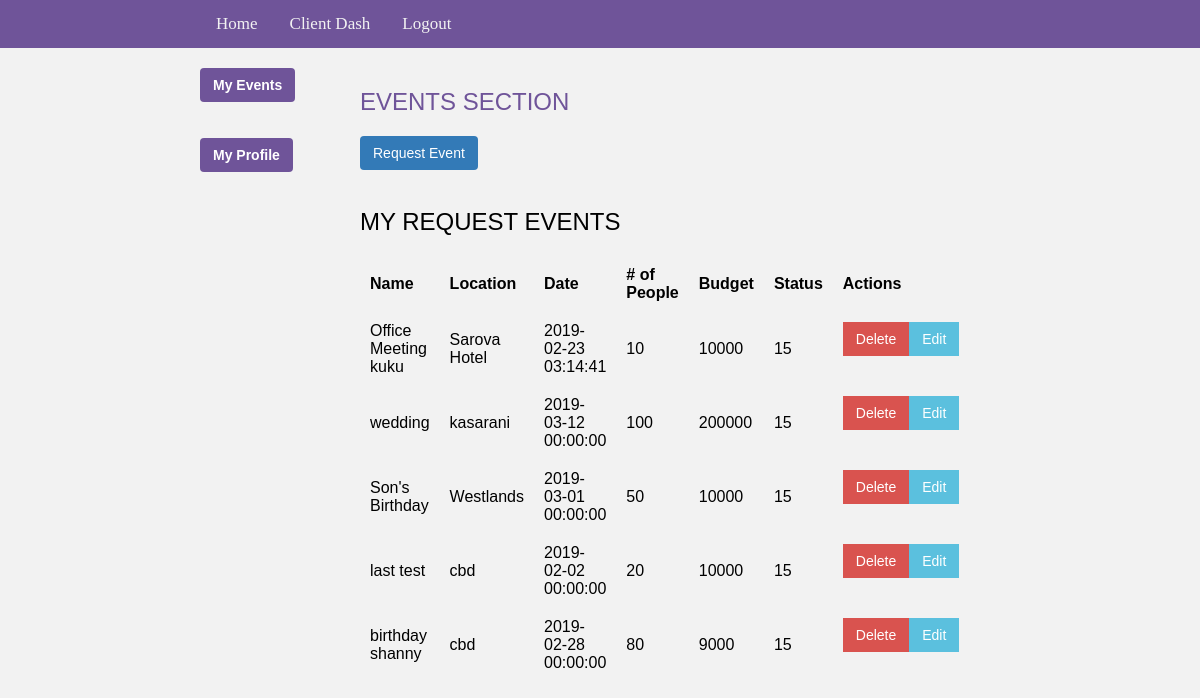
Screenshot of /client/client_page.php (signed in) with the database file from the repository.
### tables this page shows
CREATE TABLE `events` (
  `id` int(11) NOT NULL AUTO_INCREMENT,
  `name` varchar(100) DEFAULT NULL,
  `location` varchar(100) DEFAULT NULL,
  `date` datetime DEFAULT NULL,
  `people_count` int(11) DEFAULT NULL,
  `total_cost` varchar(100) DEFAULT NULL,
  `user_id` int(11) DEFAULT NULL,
  `created_at` timestamp NULL DEFAULT NULL,
  `updated_at` timestamp NULL DEFAULT NULL,
  `deleted_at` timestamp NULL DEFAULT NULL,
  `status` int(11) DEFAULT NULL,
  PRIMARY KEY (`id`),
  KEY `fk_events_users1_idx` (`user_id`),
  KEY `fk_events_events_status1_idx` (`status`),
  CONSTRAINT `fk_events_events_status1` FOREIGN KEY (`status`) REFERENCES `events_status` (`id`) ON DELETE CASCADE ON UPDATE CASCADE,
  CONSTRAINT `fk_events_users1` FOREIGN KEY (`user_id`) REFERENCES `users` (`id`) ON DELETE CASCADE ON UPDATE CASCADE
);

### client/events.php (the view, shortened to what this page needs)
<?php
require_once('../backend/connect.php');
$user_id = $_SESSION['id'];
$sql = "SELECT * FROM events WHERE user_id = '$user_id' AND deleted_at IS NULL OR deleted_at = ''";
$data = mysqli_query($conn, $sql);
?>
<div class="events-content">
    <h2>My Request Events</h2>
    <table style="width:100%">
        <tr>
            <th class="">Name</th>
            <th class="">Location</th>
            <th class="">Date</th>
            <th class=""># of People</th>
            <th class="">Budget</th>
            <th class="">Status</th>
            <th class="">Actions</th>
        </tr>
        <?php while ($array = mysqli_fetch_row($data)) { ?>
            <tr>
                <td class=""><?php echo $array[1]; ?></td>
                <td class=""><?php echo $array[2]; ?></td>
                <td class=""><?php echo $array[3]; ?></td>
                <td class=""><?php echo $array[4]; ?></td>
                <td class=""><?php echo $array[5]; ?></td>
                <td class=""><?php echo $array[6]; ?></td>
                <td class=" action-btns">
                    <form action="client_page.php" method="post">
                        <button class="btn btn-delete">Delete</button>
                    </form>
                    <form action="client_page.php" method="post">
                        <button class="btn btn-edit">Edit</button>
                    </form>
                </td>
            </tr>
        <?php }; ?>
    </table>
</div>

### client/client_page.php (shortened to what this page needs)
<?php
require_once('../backend/connect.php');
$active_page = 'events';
$form_active = $edit_profile = $edit_password = $delete_account = false;
?>
<!DOCTYPE html>
<html>
<head>
    <link rel="stylesheet" href="../styles/main.css">
</head>
<body>
<div class="topnav">
    <div class="container">
        <a href="../index.php">Home</a>
        <?php if ((isset($_SESSION["loggedin"]) || $_SESSION["loggedin"] === true) && $_SESSION['user_type'] == 2)
            echo '<a href="../client/client_page.php">Client Dash</a>'
        ?>
        <?php if (isset($_SESSION["loggedin"]) || $_SESSION["loggedin"] === true)
            echo '<a href="../auth/logout.php">Logout</a>'
        ?>
    </div>
</div>
<div class="container">
    <div class="dash-body">
        <div class="side-menu">
            <div id="mySidenav" class="sidenav">
                <form action="client_page.php" method="post">
                    <button class="btn btn-menu-side" type="submit">My Events</button>
                </form>
                <br>
                <br>
                <form action="client_page.php" method="post">
                    <button class="btn btn-menu-side" type="submit">My Profile</button>
                </form>
            </div>
        </div>
        <div class="main-content">
            <?php
            if ($active_page == 'events') {
                ?>
                <h2>Events Section</h2>
                <?php if (!$form_active) { ?>
                    <form action="client_page.php" method="post">
                        <button class="btn btn-primary" type="submit">Request Event</button>
                    </form>
                <?php } ?>
                <br>
                <?php
                include 'events.php';
            } elseif ($active_page == 'profile') {
                include 'profile.php';
            }
            ?>
        </div>
    </div>
</div>
</body>
</html>

### styles/main.css (style rules this page uses)
body { margin: 0; width: 100%; height: 100%; min-height: calc(100% - 48px); background: #f2f2f2; color: #6f5499; }
* { box-sizing: border-box; }
h1, h2, h3, h4, h5, h6 { font-family: 'Unica One', sans-serif; font-weight: 300; text-transform: uppercase; }
.topnav { background-color: #6f5499; overflow: hidden; }
.btn-primary { color: #fff; background-color: #337ab7; border-color: #2e6da4; }
.btn-delete { color: #fff; background-color: #d9534f; border-color: #d43f3a; }
.btn-edit { color: #fff; background-color: #5bc0de; border-color: #46b8da; }
.btn { display: inline-block; padding: 6px 12px; margin-bottom: 0; font-size: 14px; font-weight: 400; line-height: 1.42857143; text-align: center; white-space: nowrap; vertical-align: middle; -ms-touch-action: manipulation; touch-action: manipulation; cursor: pointer; -webkit-user-select: none; -moz-user-select: none; -ms-user-select: none; user-select: none; background-image: none; border: 1px solid transparent; border-radius: 4px; }
.action-btns { display: flex; }
.action-btns button { border-radius: 0; }
.topnav a { float: left; color: #f2f2f2; text-align: center; padding: 14px 16px; text-decoration: none; font-size: 17px; }
.container { padding-left: 200px; padding-right: 200px; }
.dash-body { display: flex; margin-top: 20px; }
.dash-body .side-menu { width: 20%; }
.dash-body .main-content { width: 70%; }
.sidenav { position: fixed; overflow-x: hidden; }
.btn-menu-side { background: #6f5499; color: white; font-weight: 700; }
.events-content { color: #000; }
table { font-family: arial, sans-serif; border-collapse: collapse; width: 100%; color: black; }
td, th { text-align: left; padding: 10px; }

### rows the page displays
events: name "Office Meeting kuku", location "Sarova Hotel", date "2019-02-23 03:14:41", people_count "10", total_cost "10000", user "15"
events: name "wedding", location "kasarani", date "2019-03-12 00:00:00", people_count "100", total_cost "200000", user "15"
events: name "Son's Birthday", location "Westlands", date "2019-03-01 00:00:00", people_count "50", total_cost "10000", user "15"
events: name "last test", location "cbd", date "2019-02-02 00:00:00", people_count "20", total_cost "10000", user "15"
events: name "birthday shanny", location "cbd", date "2019-02-28 00:00:00", people_count "80", total_cost "9000", user "15"
